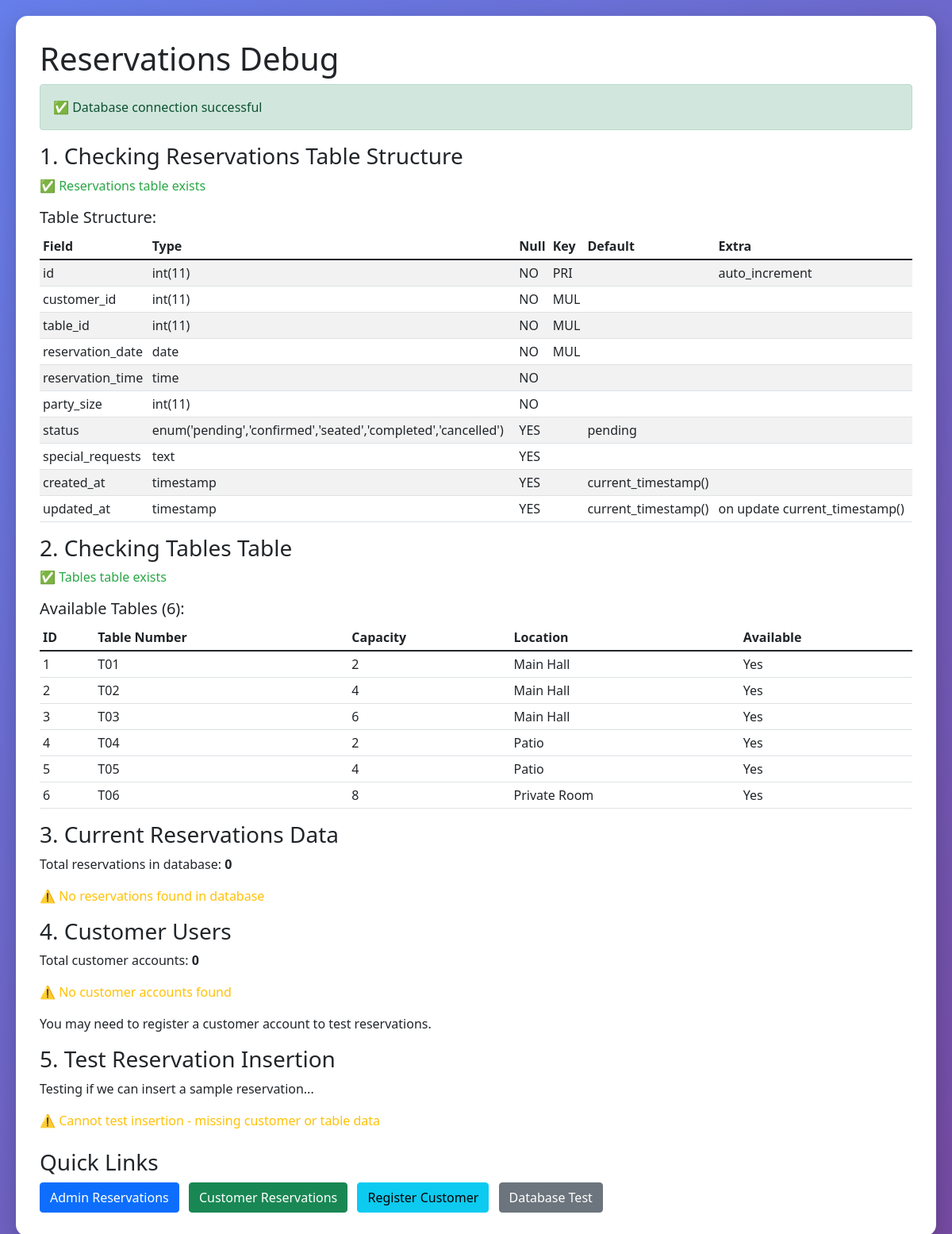
The app's page /admin/debug-reservations.php with its own data.
### tables this page shows
CREATE TABLE tables (
    id INT PRIMARY KEY AUTO_INCREMENT,
    table_number VARCHAR(10) UNIQUE NOT NULL,
    capacity INT NOT NULL,
    location VARCHAR(50),  
    is_available BOOLEAN DEFAULT TRUE,
    created_at TIMESTAMP DEFAULT CURRENT_TIMESTAMP
);

### admin/debug-reservations.php (the view, shortened to what this page needs)
<!DOCTYPE html>
<html lang="en">
<head>
    <link href="https://cdn.jsdelivr.net/npm/bootstrap@5.1.3/dist/css/bootstrap.min.css" rel="stylesheet">
</head>
<body>
    <div class="debug-container">
        <h1><i class="fas fa-bug"></i> Reservations Debug</h1>
        <?php
        try {
            $pdo = new PDO("mysql:host=localhost;dbname=restaurant_management", "root", "");
            $pdo->setAttribute(PDO::ATTR_ERRMODE, PDO::ERRMODE_EXCEPTION);
            echo '<div class="alert alert-success">✅ Database connection successful</div>';
            echo '<h3>1. Checking Reservations Table Structure</h3>';
            $stmt = $pdo->query("SHOW TABLES LIKE 'reservations'");
            if ($stmt->rowCount() > 0) {
                echo '<p class="success">✅ Reservations table exists</p>';
                echo '<h5>Table Structure:</h5>';
                $stmt = $pdo->query("DESCRIBE reservations");
                $columns = $stmt->fetchAll();
                echo '<table class="table table-sm table-striped">';
                echo '<thead><tr><th>Field</th><th>Type</th><th>Null</th><th>Key</th><th>Default</th><th>Extra</th></tr></thead>';
                echo '<tbody>';
                foreach ($columns as $column) {
                    echo '<tr>';
                    echo '<td>' . htmlspecialchars($column['Field'] ?? '') . '</td>';
                    echo '<td>' . htmlspecialchars($column['Type'] ?? '') . '</td>';
                    echo '<td>' . htmlspecialchars($column['Null'] ?? '') . '</td>';
                    echo '<td>' . htmlspecialchars($column['Key'] ?? '') . '</td>';
                    echo '<td>' . htmlspecialchars($column['Default'] ?? '') . '</td>';
                    echo '<td>' . htmlspecialchars($column['Extra'] ?? '') . '</td>';
                    echo '</tr>';
                }
                echo '</tbody></table>';
            }
            echo '<h3>2. Checking Tables Table</h3>';
            $stmt = $pdo->query("SHOW TABLES LIKE 'tables'");
            if ($stmt->rowCount() > 0) {
                echo '<p class="success">✅ Tables table exists</p>';
                $stmt = $pdo->query("SELECT * FROM tables");
                $tables = $stmt->fetchAll();
                echo '<h5>Available Tables (' . count($tables) . '):</h5>';
                if (count($tables) > 0) {
                    echo '<table class="table table-sm">';
                    echo '<thead><tr><th>ID</th><th>Table Number</th><th>Capacity</th><th>Location</th><th>Available</th></tr></thead>';
                    echo '<tbody>';
                    foreach ($tables as $table) {
                        echo '<tr>';
                        echo '<td>' . $table['id'] . '</td>';
                        echo '<td>' . htmlspecialchars($table['table_number']) . '</td>';
                        echo '<td>' . $table['capacity'] . '</td>';
                        echo '<td>' . htmlspecialchars($table['location']) . '</td>';
                        echo '<td>' . ($table['is_available'] ? 'Yes' : 'No') . '</td>';
                        echo '</tr>';
                    }
                    echo '</tbody></table>';
                }
            } else {
                echo '<p class="error">❌ Tables table does not exist</p>';
            }
            echo '<h3>3. Current Reservations Data</h3>';
            $stmt = $pdo->query("SELECT COUNT(*) as count FROM reservations");
            $reservationCount = $stmt->fetch()['count'];
            echo '<p>Total reservations in database: <strong>' . $reservationCount . '</strong></p>';
            if ($reservationCount > 0) {
                $stmt = $pdo->query("
                    SELECT r.*, u.first_name, u.last_name, u.email, t.table_number
                    FROM reservations r
                    JOIN users u ON r.customer_id = u.id
                    JOIN tables t ON r.table_id = t.id
                    ORDER BY r.created_at DESC
                    LIMIT 10
                ");
                $reservations = $stmt->fetchAll();
                echo '<h5>Recent Reservations:</h5>';
                echo '<table class="table table-striped">';
                echo '<thead><tr><th>ID</th><th>Customer</th><th>Table</th><th>Date</th><th>Time</th><th>Party Size</th><th>Status</th><th>Created</th></tr></thead>';
                echo '<tbody>';
                foreach ($reservations as $reservation) {
                    echo '<tr>';
                    echo '<td>#' . str_pad($reservation['id'], 6, '0', STR_PAD_LEFT) . '</td>';
                    echo '<td>' . htmlspecialchars($reservation['first_name'] . ' ' . $reservation['last_name']) . '</td>';
                    echo '<td>Table ' . htmlspecialchars($reservation['table_number']) . '</td>';
                    echo '<td>' . date('M d, Y', strtotime($reservation['reservation_date'])) . '</td>';
                    echo '<td>' . date('g:i A', strtotime($reservation['reservation_time'])) . '</td>';
                    echo '<td>' . $reservation['party_size'] . '</td>';
                    echo '<td><span class="badge bg-primary">' . ucfirst($reservation['status']) . '</span></td>';
                    echo '<td>' . date('M d, H:i', strtotime($reservation['created_at'])) . '</td>';
                    echo '</tr>';
                }
                echo '</tbody></table>';
            } else {
                echo '<p class="warning">⚠️ No reservations found in database</p>';
            }
            echo '<h3>4. Customer Users</h3>';
            $stmt = $pdo->query("SELECT COUNT(*) as count FROM users WHERE user_type = 'customer'");
            $customerCount = $stmt->fetch()['count'];
            echo '<p>Total customer accounts: <strong>' . $customerCount . '</strong></p>';
            if ($customerCount > 0) {
                $stmt = $pdo->query("SELECT id, username, email, first_name, last_name, created_at FROM users WHERE user_type = 'customer' ORDER BY created_at DESC LIMIT 5");
                $customers = $stmt->fetchAll();
                echo '<h5>Recent Customers:</h5>';
                echo '<table class="table table-striped">';
                echo '<thead><tr><th>ID</th><th>Username</th><th>Email</th><th>Name</th><th>Registered</th></tr></thead>';
                echo '<tbody>';
                foreach ($customers as $customer) {
                    echo '<tr>';
                    echo '<td>' . $customer['id'] . '</td>';
                    echo '<td>' . htmlspecialchars($customer['username']) . '</td>';
                    echo '<td>' . htmlspecialchars($customer['email']) . '</td>';
                    echo '<td>' . htmlspecialchars($customer['first_name'] . ' ' . $customer['last_name']) . '</td>';
                    echo '<td>' . date('M d, Y', strtotime($customer['created_at'])) . '</td>';
                    echo '</tr>';
                }
                echo '</tbody></table>';
            } else {
                echo '<p class="warning">⚠️ No customer accounts found</p>';
                echo '<p>You may need to register a customer account to test reservations.</p>';
            }
            echo '<h3>5. Test Reservation Insertion</h3>';
            echo '<p>Testing if we can insert a sample reservation...</p>';
            $stmt = $pdo->query("SELECT id FROM users WHERE user_type = 'customer' LIMIT 1");
            $testCustomer = $stmt->fetch();
            $stmt = $pdo->query("SELECT id FROM tables WHERE is_available = 1 LIMIT 1");
            $testTable = $stmt->fetch();
            if ($testCustomer && $testTable) {
                try {
                    $testDate = date('Y-m-d', strtotime('+1 day'));
                    $testTime = '19:00:00';
                    $stmt = $pdo->prepare("
                        INSERT INTO reservations (customer_id, table_id, reservation_date, reservation_time, party_size, special_requests, status)
                        VALUES (?, ?, ?, ?, ?, ?, 'pending')
                    ");
                    $stmt->execute([$testCustomer['id'], $testTable['id'], $testDate, $testTime, 4, 'Test reservation from debug script']);
                    echo '<p class="success">✅ Test reservation inserted successfully</p>';
                    echo '<p>Reservation ID: ' . $pdo->lastInsertId() . '</p>';
                } catch (Exception $e) {
                    echo '<p class="error">❌ Failed to insert test reservation: ' . htmlspecialchars($e->getMessage()) . '</p>';
                }
            } else {
                echo '<p class="warning">⚠️ Cannot test insertion - missing customer or table data</p>';
            }
        } catch (PDOException $e) {
            echo '<div class="alert alert-danger">❌ Database Error: ' . htmlspecialchars($e->getMessage()) . '</div>';
        }
        ?>
        <div class="mt-4">
            <h3>Quick Links</h3>
            <a href="reservations.php" class="btn btn-primary me-2">Admin Reservations</a>
            <a href="../customer/reservations.php" class="btn btn-success me-2">Customer Reservations</a>
            <a href="../customer/register.php" class="btn btn-info me-2">Register Customer</a>
            <a href="test-db-connection.php" class="btn btn-secondary">Database Test</a>
        </div>
    </div>
</body>
</html>

### admin/debug-reservations.php (style rules this page uses)
body { background: linear-gradient(135deg, #667eea 0%, #764ba2 100%); min-height: 100vh; padding: 20px; }
.debug-container { background: white; border-radius: 15px; padding: 30px; box-shadow: 0 10px 30px rgba(0,0,0,0.2); max-width: 1200px; margin: 0 auto; }
.success { color: #28a745; }
.warning { color: #ffc107; }

### records on screen
tables: id "1", table_number "T01", capacity "2", location "Main Hall", is_available "Yes"
tables: id "2", table_number "T02", capacity "4", location "Main Hall", is_available "Yes"
tables: id "3", table_number "T03", capacity "6", location "Main Hall", is_available "Yes"
tables: id "4", table_number "T04", capacity "2", location "Patio", is_available "Yes"
tables: id "5", table_number "T05", capacity "4", location "Patio", is_available "Yes"
tables: id "6", table_number "T06", capacity "8", location "Private Room", is_available "Yes"

### other values on screen
$column['Field'] "id"
$column['Type'] "int(11)"
$column['Null'] "NO"
$column['Key'] "PRI"
$column['Extra'] "auto_increment"
$column['Field'] "customer_id"
$column['Key'] "MUL"
$column['Field'] "table_id"
$column['Field'] "reservation_date"
$column['Type'] "date"
$column['Field'] "reservation_time"
$column['Type'] "time"
$column['Field'] "party_size"
$column['Field'] "status"
$column['Type'] "enum('pending','confirmed','seated','completed','cancelled')"
